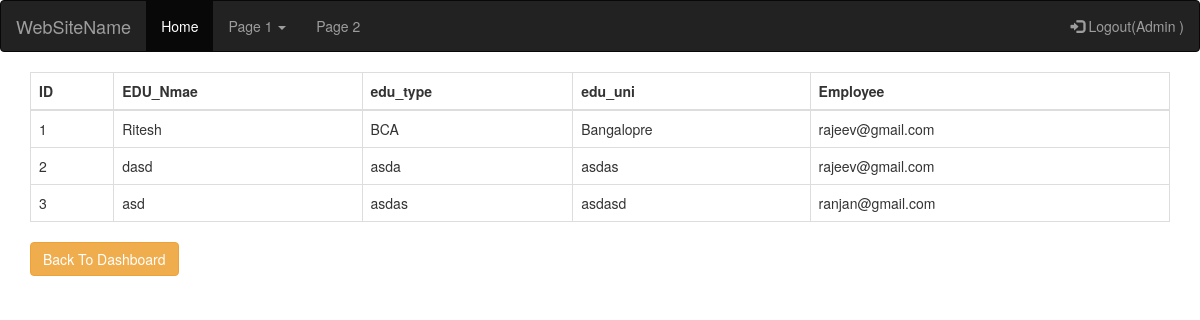
/crud/edu_index (signed in), run on the app's committed database.
### crud/models.py (models this page shows, shortened)
class Education(models.Model):
    employee = models.ForeignKey(Employee, on_delete=models.PROTECT)
    edu_name = models.CharField(max_length=50)
    edu_type = models.CharField(max_length=50)
    edu_uni = models.CharField(max_length=50)

class Employee(models.Model):
    emp_name = models.CharField(max_length=100)
    emp_email = models.CharField(max_length=100, unique=True)
    address = models.CharField(max_length=250, default=None)
    phone = models.CharField(max_length=50, default=None)
    class Meta:
        db_table = 'employee'

### crud/views.py (the view)
def index2(request):
    resultSet = Education.objects.all()
    return render(request, 'crud/edu_index.html', {'data': resultSet})

### crud/templates/crud/edu_index.html (shortened to what this page needs)
{% extends 'layout.html' %}
{% block content %}
<table class="table table-bordered">
    <thead>
    <tr>
        <th>ID</th>
        <th>EDU_Nmae</th>
        <th>edu_type</th>
        <th>edu_uni</th>
        <th>Employee</th>
    </tr>
    </thead>
    <tbody>
    {% for row in data %}
    <tr>
        <td>{{ row.id }}</td>
        <td>{{ row.edu_name }}</td>
        <td>{{ row.edu_type }}</td>
        <td>{{ row.edu_uni }}</td>
        <td>{{ row.employee.emp_email }}</td>
    </tr>
    {% endfor %}
    </tbody>
</table>
<a class="btn btn-warning" href="/sites/signin">Back To Dashboard</a>
{% endblock %}

### company/templates/layout.html (shortened to what this page needs)
<!DOCTYPE html>
<html lang="en">
<head>
  <link rel="stylesheet" href="https://maxcdn.bootstrapcdn.com/bootstrap/3.3.7/css/bootstrap.min.css">
</head>
<body>
<nav class="navbar navbar-inverse">
  <div class="container-fluid">
    <div class="navbar-header">
      <a class="navbar-brand" href="#">WebSiteName</a>
    </div>
    <ul class="nav navbar-nav">
      <li class="active"><a href="#">Home</a></li>
      <li class="dropdown"><a class="dropdown-toggle" data-toggle="dropdown" href="#">Page 1 <span class="caret"></span></a>
      </li>
      <li><a href="#">Page 2</a></li>
    </ul>
    <ul class="nav navbar-nav navbar-right">
      {% if request.user.username %}
      <li><a href="{% url 'logout' %}"><span class="glyphicon glyphicon-log-in"></span> Logout({{request.user.username}}  )</a></li>
      {% else %}
      <li><a href="{% url 'signup' %}"><span class="glyphicon glyphicon-user"></span> Sign Up</a></li>
      <li><a href="{% url 'signin' %}"><span class="glyphicon glyphicon-log-in"></span> Sign In</a></li>
      {% endif %}
    </ul>
  </div>
</nav>
<div class="container">
    {% block content %}
    {% endblock %}
</div>
</body>
</html>

### data on the page
Education: id "1", edu_name "Ritesh", edu_type "BCA", edu_uni "Bangalopre", employee.emp_email "rajeev@gmail.com"
Education: id "2", edu_name "dasd", edu_type "asda", edu_uni "asdas", employee.emp_email "rajeev@gmail.com"
Education: id "3", edu_name "asd", edu_type "asdas", edu_uni "asdasd", employee.emp_email "ranjan@gmail.com"

### other printed values
{{ request.user.username }} "Admin"
